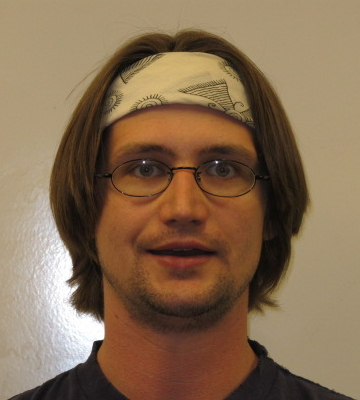
#> input picture Mouths/aa.jpg, 360 x 400 px; its folder holds 6 pictures in this run
$ python phonemes.py
#> lines starting #> are read from the running program, lines starting #| are printed output that depends on the picture
import cv2
import os

"""
Phoneme Example Translation    Phoneme Example Translation
------- ------- -----------    ------- ------- -----------
AA      odd     AA D           AE      at      AE T
AH      hut     HH AH T        AO      ought   AO T
AW      cow     K AW           AY      hide    HH AY D
B       be      B IY           CH      cheese  CH IY Z
D       dee     D IY           DH      thee    DH IY
EH      Ed      EH D           ER      hurt    HH ER T
EY      ate     EY T           F       fee     F IY
G       green   G R IY N       HH      he      HH IY
IH      it      IH T           IY      eat     IY T
JH      gee     JH IY          K       key     K IY
L       lee     L IY           M       me      M IY
N       knee    N IY           NG      ping    P IH NG
OW      oat     OW T           OY      toy     T OY
P       pee     P IY           R       read    R IY D
S       sea     S IY           SH      she     SH IY
T       tea     T IY           TH      theta   TH EY T AH
UH      hood    HH UH D        UW      two     T UW
V       vee     V IY           W       we      W IY
Y       yield   Y IY L D       Z       zee     Z IY
ZH      seizure S IY ZH ER

Files:
blair_a_i.jpg
blair_c_d_g_k_n_r_s_th_y_z.jpg
blair_e.jpg
blair_f_v_d_th.jpg
blair_l_d_th.jpg
blair_m_b_p.jpg
blair_o.jpg
blair_rest.jpg
blair_u.jpg
blair_w_q.jpg

Cross use:
AA      blair_o.jpg
AH      blair_c_d_g_k_n_r_s_th_y_z.jpg
AW      blair_c_d_g_k_n_r_s_th_y_z.jpg
B       blair_m_b_p.jpg
D       blair_c_d_g_k_n_r_s_th_y_z.jpg
EH      blair_e.jpg
EY      blair_a_i.jpg
G       blair_c_d_g_k_n_r_s_th_y_z.jpg
IH      blair_a_i.jpg
JH      blair_c_d_g_k_n_r_s_th_y_z.jpg
L       blair_l_d_th.jpg
N       blair_c_d_g_k_n_r_s_th_y_z.jpg
OW      blair_o.jpg
P       blair_m_b_p.jpg
S       blair_c_d_g_k_n_r_s_th_y_z.jpg
T       blair_l_d_th.jpg
UH      blair_c_d_g_k_n_r_s_th_y_z.jpg
V       blair_f_v_d_th.jpg
Y       blair_c_d_g_k_n_r_s_th_y_z.jpg
ZH      blair_c_d_g_k_n_r_s_th_y_z.jpg
AE      blair_a_i.jpg
AO      blair_o.jpg
AY      blair_a_i.jpg
CH      blair_c_d_g_k_n_r_s_th_y_z.jpg
DH      blair_c_d_g_k_n_r_s_th_y_z.jpg
ER      blair_u.jpg
F       blair_f_v_d_th.jpg
HH      blair_c_d_g_k_n_r_s_th_y_z.jpg
IY      blair_e.jpg
K       blair_c_d_g_k_n_r_s_th_y_z.jpg
M       blair_m_b_p.jpg
NG      blair_c_d_g_k_n_r_s_th_y_z.jpg
OY      blair_a_i.jpg
R       blair_c_d_g_k_n_r_s_th_y_z.jpg
SH      blair_c_d_g_k_n_r_s_th_y_z.jpg
TH      blair_f_v_d_th.jpg
UW      blair_u.jpg
W       blair_w_q.jpg
Z       blair_c_d_g_k_n_r_s_th_y_z.jpg
"""

## Importing all the mouth images
mouths = {}
for i in os.listdir("./Mouths"):
    if i.endswith(".jpg"):
        img = cv2.imread("./Mouths" + "/" + i, 0)
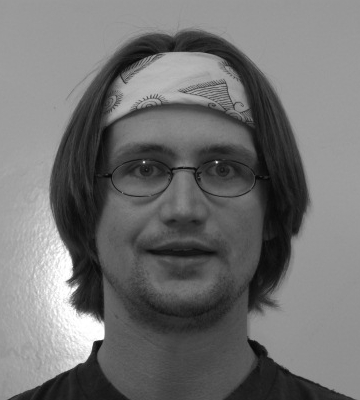
#> img: shape (400, 360); min 3, max 255, mean 112.8
        mouths["" + i] = img
        continue
#> pass 2 of the loop `for i in os.listdir("./Mouths"):`:
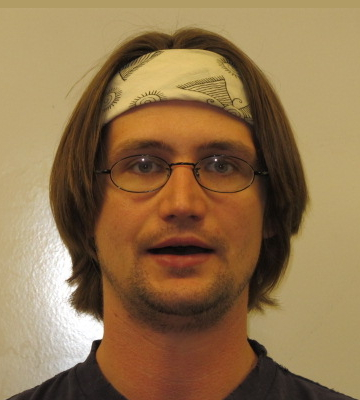
#> input picture Mouths/ah.jpg, 360 x 400 px
#> `img = cv2.imread("./Mouths" + "/" + i, 0)`:
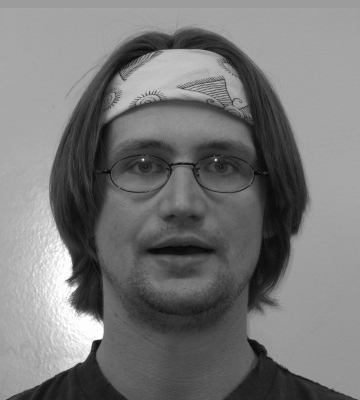
#> img: shape (400, 360); min 6, max 255, mean 119.6
#> pass 3 of the loop `for i in os.listdir("./Mouths"):`:
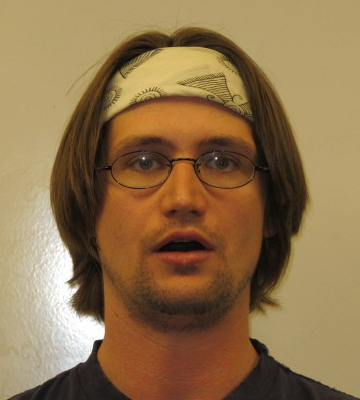
#> input picture Mouths/aw.jpg, 360 x 400 px
#> `img = cv2.imread("./Mouths" + "/" + i, 0)`:
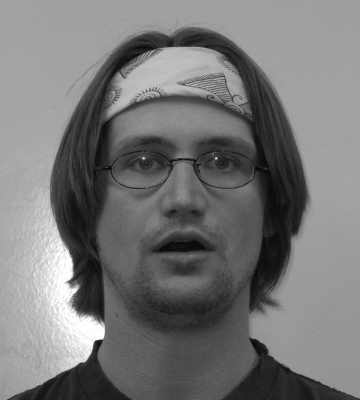
#> img: shape (400, 360); min 5, max 255, mean 118.1
#> the loop made 6 passes; the first 3 are shown
#print mouths

#Creating the Dictionary between phonemes and mouths
PhonemeToMouth={
    'AA' : 'aa.jpg',
    'AH' : 'ah.jpg',
    'AW' : 'ah.jpg',
    'B' : 'bmp.jpg',
    'D' : 'cdg.jpg',
    'EH' : 'ee.jpg',
    'EY' : 'eh.jpg',
    'G' : 'cdg.jpg',
    'IH' : 'ee.jpg',
    'JH' : 'jj.jpg',
    'L' : 'll.jpg',
    'N' : 'nn.jpg',
    'OW' : 'oh.jpg',
    'P' : 'bmp.jpg',
    'S' : 'ss.jpg',
    'T' : 'tt.jpg',
    'UH' : 'oo.jpg',
    'V' : 'fv.jpg',
    'Y' : 'aa.jpg',
    'ZH' : 'jj.jpg',
    'AE' : 'aa.jpg',
    'AO' : 'oh.jpg',
    'AY' : 'aa.jpg',
    'CH' : 'cdg.jpg',
    'DH' : 'th.jpg',
    'ER' : 'aa.jpg',
    'F' : 'fv.jpg',
    'HH' : 'aa.jpg',
    'IY' : 'ee.jpg',
    'K' : 'ee.jpg',
    'M' : 'bmp.jpg',
    'NG' : 'aa.jpg',
    'OY' : 'oh.jpg',
    'R' : 'aa.jpg',
    'SH' : 'sh.jpg',
    'TH' : 'th.jpg',
    'UW' : 'oo.jpg',
    'W' : 'cdg.jpg',
    'Z' : 'cdg.jpg',
}

# {
# 'AA':'blair_o.jpg',
# 'AH':'blair_c_d_g_k_n_r_s_th_y_z.jpg',
# 'AW':'blair_c_d_g_k_n_r_s_th_y_z.jpg',
# 'AE':'blair_a_i.jpg',
# 'AO':'blair_o.jpg',
# 'AY':'blair_a_i.jpg',
# 'B':'blair_m_b_p.jpg',
# 'CH':'blair_c_d_g_k_n_r_s_th_y_z.jpg',
# 'DH':'blair_c_d_g_k_n_r_s_th_y_z.jpg',
# 'D':'blair_c_d_g_k_n_r_s_th_y_z.jpg',
# 'EH':'blair_e.jpg',
# 'EY':'blair_a_i.jpg',
# 'ER':'blair_u.jpg',
# 'F':'blair_f_v_d_th.jpg',
# 'G':'blair_c_d_g_k_n_r_s_th_y_z.jpg',
# 'HH':'blair_c_d_g_k_n_r_s_th_y_z.jpg',
# 'IY':'blair_e.jpg',
# 'IH':'blair_a_i.jpg',
# 'JH':'blair_c_d_g_k_n_r_s_th_y_z.jpg',
# 'K':'blair_c_d_g_k_n_r_s_th_y_z.jpg',
# 'L':'blair_l_d_th.jpg',
# 'M':'blair_m_b_p.jpg',
# 'NG':'blair_c_d_g_k_n_r_s_th_y_z.jpg',
# 'N':'blair_c_d_g_k_n_r_s_th_y_z.jpg',
# 'OY':'blair_a_i.jpg',
# 'OW':'blair_o.jpg',
# 'P':'blair_m_b_p.jpg',
# 'T':'blair_l_d_th.jpg',
# 'R':'blair_c_d_g_k_n_r_s_th_y_z.jpg',
# 'SH':'blair_c_d_g_k_n_r_s_th_y_z.jpg',
# 'S':'blair_c_d_g_k_n_r_s_th_y_z.jpg',
# 'TH':'blair_f_v_d_th.jpg',
# 'UH':'blair_c_d_g_k_n_r_s_th_y_z.jpg',
# 'UW':'blair_u.jpg',
# 'W':'blair_w_q.jpg',
# 'V':'blair_f_v_d_th.jpg',
# 'Y':'blair_c_d_g_k_n_r_s_th_y_z.jpg',
# 'ZH':'blair_c_d_g_k_n_r_s_th_y_z.jpg',
# 'Z':'blair_c_d_g_k_n_r_s_th_y_z.jpg'
# }
